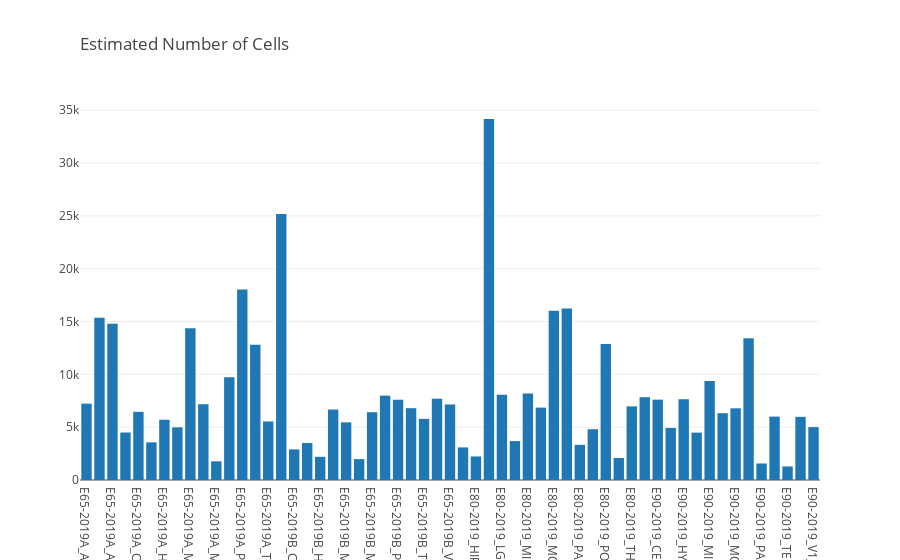
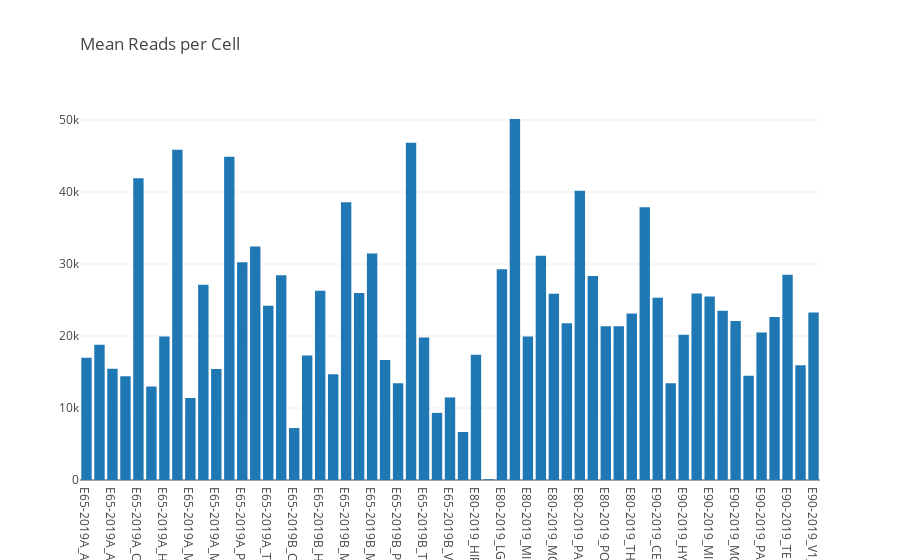
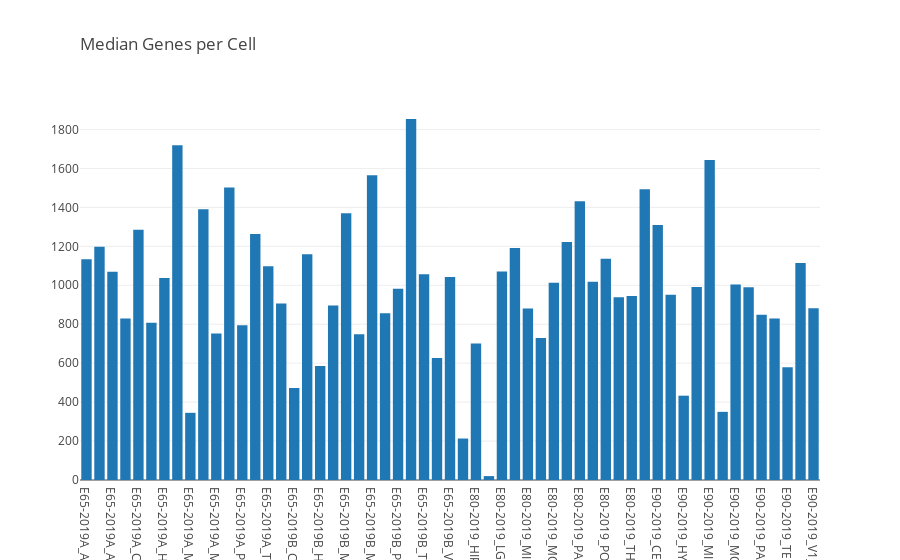
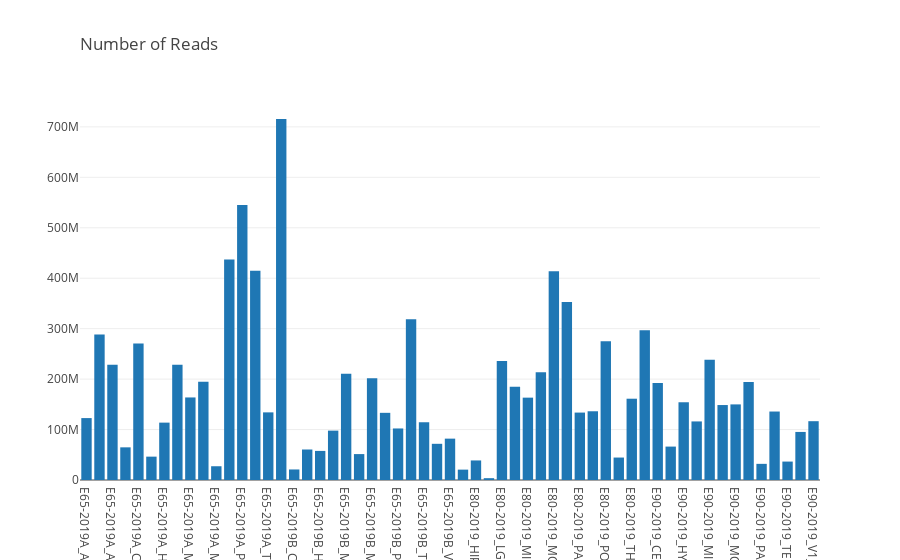

Source (notebook cell) for these figures, in order:
### Code cell
import plotly
import plotly.plotly as py
import plotly.graph_objs as go

from plotly.offline import download_plotlyjs, init_notebook_mode, plot, iplot
init_notebook_mode(connected=True)
HTML('~/plotly_file.html')
for x in df.columns:
    data = [go.Bar(x=df.index,
            y=df[x])]
    layout = go.Layout(
    title=go.layout.Title(
        text=x,
        xref='paper',
        x=0
    ))
    fig = go.Figure(data=data, layout=layout)
    iplot(fig, filename=x, show_link=False)

### Figure 1 — Plotly figure (JSON) as saved in the notebook; plotly's stock layout.template omitted (floating-point values rounded to 4 significant figures)
{"data": [{"type": "bar", "uid": "c793d933-8bbd-47e8-b6ac-0e9983e61e18", "x": ["E65-2019A_AND_E65-2019B_MULTI-SEQ_1_Out", "E65-2019A_AND_E65-2019B_MULTI-SEQ_2_Out", "E65-2019A_AND_E65-2019B_MULTI-SEQ_3_Out", "E65-2019A_CEREBELLUM_PONS_Out", "E65-2019A_CGE_AND_LGE_Out", "E65-2019A_HIPPOCAMPUS_CHOROID_Out", "E65-2019A_HYPOTHALAMUS_Out", "E65-2019A_MGE_Out", "E65-2019A_MIDBRAIN_Out", "E65-2019A_MOTOR_1_Out", "E65-2019A_MOTOR_2_Out", "E65-2019A_PARIETAL_Out", "E65-2019A_PFC_Out", "E65-2019A_TEMPORAL_Out", "E65-2019A_THALAMUS_Out", "E65-2019A_V1_Out", "E65-2019B_CEREBELLUM_AND_PONS_Out", "E65-2019B_HIPPOCAMPUS_CHOROID_Out", "E65-2019B_HYPOTHALAMUS_Out", "E65-2019B_LGE_Out", "E65-2019B_MGE_Out", "E65-2019B_MIDBRAIN_Out", "E65-2019B_MOTOR_1_Out", "E65-2019B_MOTOR_2_Out", "E65-2019B_PARIETAL_Out", "E65-2019B_PFC_Out", "E65-2019B_TEMPORAL_Out", "E65-2019B_THALAMUS_Out", "E65-2019B_V1_Out", "E80-2019_CEREBELLUM_Out", "E80-2019_HIPPOCAMPUS_Out", "E80-2019_HYPOTHALAMUS_Out", "E80-2019_LGE_AND_CGE_Out", "E80-2019_MGE_Out", "E80-2019_MIDBRAIN_Out", "E80-2019_MOTOR_1_Out", "E80-2019_MOTOR_2_Out", "E80-2019_MULTI-SEQ_Out", "E80-2019_PARIETAL_Out", "E80-2019_PFC_Out", "E80-2019_PONS_Out", "E80-2019_TEMPORAL_Out", "E80-2019_THALAMUS_Out", "E80-2019_V1_Out", "E90-2019_CEREBELLUM_Out", "E90-2019_HIPPOCAMPUS_AND_CHOROID_Out", "E90-2019_HYPOTHALAMUS_Out", "E90-2019_MGE_AND_CGE_AND_LGE_Out", "E90-2019_MIDBRAIN_Out", "E90-2019_MOTOR_1_Out", "E90-2019_MOTOR_2_Out", "E90-2019_MULTI-SEQ_Out", "E90-2019_PARIETAL_Out", "E90-2019_PFC_Out", "E90-2019_TEMPORAL_Out", "E90-2019_THALAMUS_Out", "E90-2019_V1_Out"], "y": [7225, 15360, 14798, 4493, 6452, 3562, 5704, 4983, 14370, 7170, 1769, 9732, 18021, 12795, 5538, 25168, 2897, 3499, 2193, 6671, 5456, 1977, 6413, 7984, 7596, 6797, 5784, 7696, 7149, 3083, 2229, 34163, 8063, 3683, 8187, 6851, 16009, 16226, 3327, 4806, 12867, 2084, 6969, 7837, 7604, 4928, 7643, 4484, 9362, 6319, 6783, 13415, 1562, 5999, 1281, 5978, 5009]}], "layout": {"title": {"text": "Estimated Number of Cells", "x": 0, "xref": "paper"}}}

### Figure 2 — Plotly figure (JSON) as saved in the notebook; plotly's stock layout.template omitted (floating-point values rounded to 4 significant figures)
{"data": [{"type": "bar", "uid": "d28fccf5-49a9-4a5d-a233-cfd3140d26d0", "x": ["E65-2019A_AND_E65-2019B_MULTI-SEQ_1_Out", "E65-2019A_AND_E65-2019B_MULTI-SEQ_2_Out", "E65-2019A_AND_E65-2019B_MULTI-SEQ_3_Out", "E65-2019A_CEREBELLUM_PONS_Out", "E65-2019A_CGE_AND_LGE_Out", "E65-2019A_HIPPOCAMPUS_CHOROID_Out", "E65-2019A_HYPOTHALAMUS_Out", "E65-2019A_MGE_Out", "E65-2019A_MIDBRAIN_Out", "E65-2019A_MOTOR_1_Out", "E65-2019A_MOTOR_2_Out", "E65-2019A_PARIETAL_Out", "E65-2019A_PFC_Out", "E65-2019A_TEMPORAL_Out", "E65-2019A_THALAMUS_Out", "E65-2019A_V1_Out", "E65-2019B_CEREBELLUM_AND_PONS_Out", "E65-2019B_HIPPOCAMPUS_CHOROID_Out", "E65-2019B_HYPOTHALAMUS_Out", "E65-2019B_LGE_Out", "E65-2019B_MGE_Out", "E65-2019B_MIDBRAIN_Out", "E65-2019B_MOTOR_1_Out", "E65-2019B_MOTOR_2_Out", "E65-2019B_PARIETAL_Out", "E65-2019B_PFC_Out", "E65-2019B_TEMPORAL_Out", "E65-2019B_THALAMUS_Out", "E65-2019B_V1_Out", "E80-2019_CEREBELLUM_Out", "E80-2019_HIPPOCAMPUS_Out", "E80-2019_HYPOTHALAMUS_Out", "E80-2019_LGE_AND_CGE_Out", "E80-2019_MGE_Out", "E80-2019_MIDBRAIN_Out", "E80-2019_MOTOR_1_Out", "E80-2019_MOTOR_2_Out", "E80-2019_MULTI-SEQ_Out", "E80-2019_PARIETAL_Out", "E80-2019_PFC_Out", "E80-2019_PONS_Out", "E80-2019_TEMPORAL_Out", "E80-2019_THALAMUS_Out", "E80-2019_V1_Out", "E90-2019_CEREBELLUM_Out", "E90-2019_HIPPOCAMPUS_AND_CHOROID_Out", "E90-2019_HYPOTHALAMUS_Out", "E90-2019_MGE_AND_CGE_AND_LGE_Out", "E90-2019_MIDBRAIN_Out", "E90-2019_MOTOR_1_Out", "E90-2019_MOTOR_2_Out", "E90-2019_MULTI-SEQ_Out", "E90-2019_PARIETAL_Out", "E90-2019_PFC_Out", "E90-2019_TEMPORAL_Out", "E90-2019_THALAMUS_Out", "E90-2019_V1_Out"], "y": [16986, 18777, 15436, 14411, 41901, 13001, 19936, 45883, 11387, 27130, 15421, 44898, 30237, 32429, 24209, 28433, 7211, 17277, 26295, 14671, 38563, 25983, 31454, 16678, 13450, 46848, 19790, 9322, 11468, 6669, 17397, 105, 29270, 50141, 19940, 31152, 25855, 21756, 40171, 28348, 21364, 21359, 23122, 37885, 25307, 13438, 20161, 25892, 25475, 23514, 22093, 14484, 20501, 22623, 28517, 15935, 23275]}], "layout": {"title": {"text": "Mean Reads per Cell", "x": 0, "xref": "paper"}}}

### Figure 3 — Plotly figure (JSON) as saved in the notebook; plotly's stock layout.template omitted (floating-point values rounded to 4 significant figures)
{"data": [{"type": "bar", "uid": "38490114-284f-4916-87df-1772bafb37f2", "x": ["E65-2019A_AND_E65-2019B_MULTI-SEQ_1_Out", "E65-2019A_AND_E65-2019B_MULTI-SEQ_2_Out", "E65-2019A_AND_E65-2019B_MULTI-SEQ_3_Out", "E65-2019A_CEREBELLUM_PONS_Out", "E65-2019A_CGE_AND_LGE_Out", "E65-2019A_HIPPOCAMPUS_CHOROID_Out", "E65-2019A_HYPOTHALAMUS_Out", "E65-2019A_MGE_Out", "E65-2019A_MIDBRAIN_Out", "E65-2019A_MOTOR_1_Out", "E65-2019A_MOTOR_2_Out", "E65-2019A_PARIETAL_Out", "E65-2019A_PFC_Out", "E65-2019A_TEMPORAL_Out", "E65-2019A_THALAMUS_Out", "E65-2019A_V1_Out", "E65-2019B_CEREBELLUM_AND_PONS_Out", "E65-2019B_HIPPOCAMPUS_CHOROID_Out", "E65-2019B_HYPOTHALAMUS_Out", "E65-2019B_LGE_Out", "E65-2019B_MGE_Out", "E65-2019B_MIDBRAIN_Out", "E65-2019B_MOTOR_1_Out", "E65-2019B_MOTOR_2_Out", "E65-2019B_PARIETAL_Out", "E65-2019B_PFC_Out", "E65-2019B_TEMPORAL_Out", "E65-2019B_THALAMUS_Out", "E65-2019B_V1_Out", "E80-2019_CEREBELLUM_Out", "E80-2019_HIPPOCAMPUS_Out", "E80-2019_HYPOTHALAMUS_Out", "E80-2019_LGE_AND_CGE_Out", "E80-2019_MGE_Out", "E80-2019_MIDBRAIN_Out", "E80-2019_MOTOR_1_Out", "E80-2019_MOTOR_2_Out", "E80-2019_MULTI-SEQ_Out", "E80-2019_PARIETAL_Out", "E80-2019_PFC_Out", "E80-2019_PONS_Out", "E80-2019_TEMPORAL_Out", "E80-2019_THALAMUS_Out", "E80-2019_V1_Out", "E90-2019_CEREBELLUM_Out", "E90-2019_HIPPOCAMPUS_AND_CHOROID_Out", "E90-2019_HYPOTHALAMUS_Out", "E90-2019_MGE_AND_CGE_AND_LGE_Out", "E90-2019_MIDBRAIN_Out", "E90-2019_MOTOR_1_Out", "E90-2019_MOTOR_2_Out", "E90-2019_MULTI-SEQ_Out", "E90-2019_PARIETAL_Out", "E90-2019_PFC_Out", "E90-2019_TEMPORAL_Out", "E90-2019_THALAMUS_Out", "E90-2019_V1_Out"], "y": [1134, 1198, 1070, 829, 1285, 808, 1037, 1719, 345, 1390, 753, 1502, 795, 1263, 1098, 907, 472, 1160, 585, 896, 1370, 748, 1565, 857, 982, 1854, 1057, 627, 1042, 213, 701, 20, 1071, 1191, 881, 729, 1013, 1222, 1432, 1018, 1136, 939, 945, 1493, 1310, 951, 433, 991, 1644, 350, 1004, 990, 849, 830, 579, 1115, 882]}], "layout": {"title": {"text": "Median Genes per Cell", "x": 0, "xref": "paper"}}}

### Figure 4 — Plotly figure (JSON) as saved in the notebook; plotly's stock layout.template omitted (floating-point values rounded to 4 significant figures)
{"data": [{"type": "bar", "uid": "23409f2f-78e8-4edf-9b39-b1b4cce2b5eb", "x": ["E65-2019A_AND_E65-2019B_MULTI-SEQ_1_Out", "E65-2019A_AND_E65-2019B_MULTI-SEQ_2_Out", "E65-2019A_AND_E65-2019B_MULTI-SEQ_3_Out", "E65-2019A_CEREBELLUM_PONS_Out", "E65-2019A_CGE_AND_LGE_Out", "E65-2019A_HIPPOCAMPUS_CHOROID_Out", "E65-2019A_HYPOTHALAMUS_Out", "E65-2019A_MGE_Out", "E65-2019A_MIDBRAIN_Out", "E65-2019A_MOTOR_1_Out", "E65-2019A_MOTOR_2_Out", "E65-2019A_PARIETAL_Out", "E65-2019A_PFC_Out", "E65-2019A_TEMPORAL_Out", "E65-2019A_THALAMUS_Out", "E65-2019A_V1_Out", "E65-2019B_CEREBELLUM_AND_PONS_Out", "E65-2019B_HIPPOCAMPUS_CHOROID_Out", "E65-2019B_HYPOTHALAMUS_Out", "E65-2019B_LGE_Out", "E65-2019B_MGE_Out", "E65-2019B_MIDBRAIN_Out", "E65-2019B_MOTOR_1_Out", "E65-2019B_MOTOR_2_Out", "E65-2019B_PARIETAL_Out", "E65-2019B_PFC_Out", "E65-2019B_TEMPORAL_Out", "E65-2019B_THALAMUS_Out", "E65-2019B_V1_Out", "E80-2019_CEREBELLUM_Out", "E80-2019_HIPPOCAMPUS_Out", "E80-2019_HYPOTHALAMUS_Out", "E80-2019_LGE_AND_CGE_Out", "E80-2019_MGE_Out", "E80-2019_MIDBRAIN_Out", "E80-2019_MOTOR_1_Out", "E80-2019_MOTOR_2_Out", "E80-2019_MULTI-SEQ_Out", "E80-2019_PARIETAL_Out", "E80-2019_PFC_Out", "E80-2019_PONS_Out", "E80-2019_TEMPORAL_Out", "E80-2019_THALAMUS_Out", "E80-2019_V1_Out", "E90-2019_CEREBELLUM_Out", "E90-2019_HIPPOCAMPUS_AND_CHOROID_Out", "E90-2019_HYPOTHALAMUS_Out", "E90-2019_MGE_AND_CGE_AND_LGE_Out", "E90-2019_MIDBRAIN_Out", "E90-2019_MOTOR_1_Out", "E90-2019_MOTOR_2_Out", "E90-2019_MULTI-SEQ_Out", "E90-2019_PARIETAL_Out", "E90-2019_PFC_Out", "E90-2019_TEMPORAL_Out", "E90-2019_THALAMUS_Out", "E90-2019_V1_Out"], "y": [122728552, 288417770, 228424555, 64748823, 270348268, 46310127, 113716602, 228636542, 163640568, 194526926, 27280171, 436953098, 544910200, 414940690, 134071641, 715614185, 20891452, 60452935, 57666536, 97873059, 210404521, 51369951, 201719950, 133157718, 102170363, 318429869, 114470788, 71743704, 81985399, 20560786, 38779949, 3606360, 236007644, 184672323, 163249734, 213427649, 413916623, 353012990, 133649594, 136244451, 274894250, 44512324, 161143282, 296906344, 192436183, 66222497, 154097605, 116104201, 238499059, 148587773, 149858798, 194304429, 32022967, 135719753, 36531284, 95261242, 116589409]}], "layout": {"title": {"text": "Number of Reads", "x": 0, "xref": "paper"}}}
